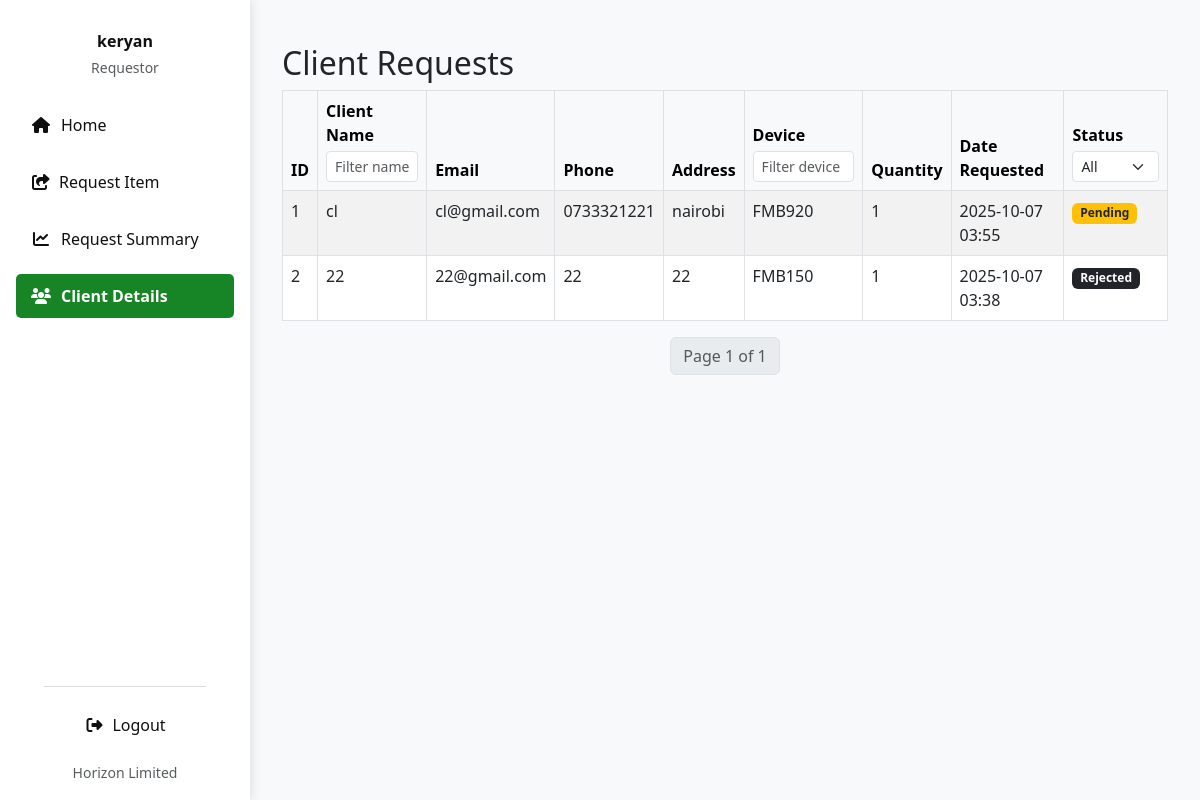
Page /client_list/ (signed in) on the earlier database version.
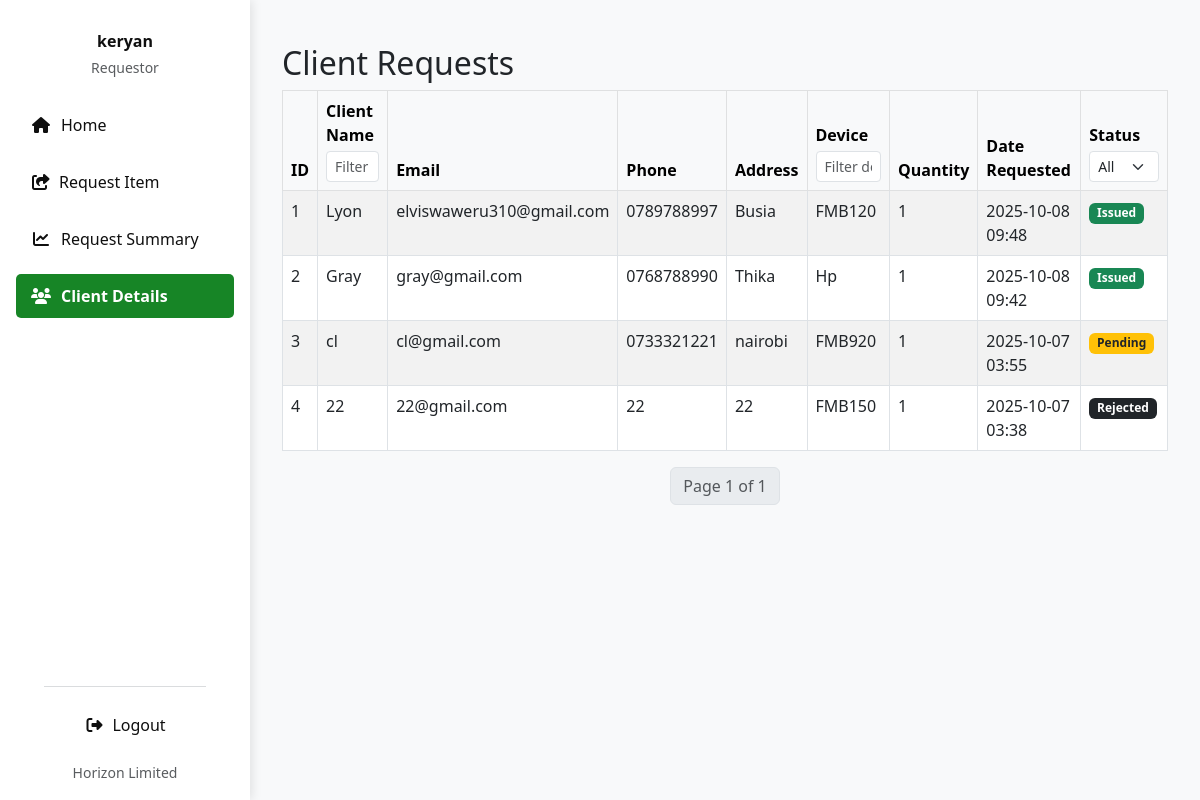
Same page on the later database version.
### invent/models.py (models this page shows, shortened)
class DeviceRequest(models.Model):
    device = models.ForeignKey(
        "Device",
        on_delete=models.CASCADE,
        related_name="requests"
    )
    requestor = models.ForeignKey(
        User,
        on_delete=models.CASCADE,
        related_name="device_requests"
    )
    client = models.ForeignKey(
        "Client",
        on_delete=models.CASCADE,
        related_name="client_requests",
        null=True,
        blank=True
    )
    branch = models.ForeignKey(Branch, on_delete=models.SET_NULL, null=True, blank=True, related_name="requests")
    country = models.ForeignKey(Country, on_delete=models.SET_NULL, null=True, blank=True)
    quantity = models.PositiveIntegerField(default=1)
    reason = models.TextField(blank=True, null=True)
    application_date = models.DateField(default=timezone.now)
    STATUS_CHOICES = [
        ('Pending', 'Pending'),
        ('Approved', 'Approved'),
        ('Issued', 'Issued'),
        ('Rejected', 'Rejected'),
        ('Cancelled', 'Cancelled'),
        ('Partially Returned', 'Partially Returned'),
        ('Fully Returned', 'Fully Returned'),
    ]
    status = models.CharField(
        max_length=20, choices=STATUS_CHOICES, default='Pending'
    )
    date_requested = models.DateTimeField(auto_now_add=True)
    date_issued = models.DateTimeField(null=True, blank=True)
    returned_quantity = models.PositiveIntegerField(default=0)
    _original_status = None
    def __init__(self, *args, **kwargs):
        super().__init__(*args, **kwargs)
        self._original_status = self.status

class Client(models.Model):
    name = models.CharField(max_length=255)
    phone_no = models.CharField(max_length=50)
    email = models.EmailField()
    address = models.CharField(max_length=255)

class Device(models.Model):
    STATUS_CHOICES = (
        ('available', 'Available'),
        ('issued', 'Issued'),
        ('returned', 'Returned'),
        ('faulty', 'Faulty'),
    )
    name = models.CharField(max_length=255)  # REQUIRED
    oem = models.ForeignKey(
        OEM,
        on_delete=models.SET_NULL,
        null=True,
        blank=False,  # ✅ Make OEM required
        to_field='oem_id',
        related_name='devices'
    )
    product_id = models.CharField(max_length=30, blank=True)
    total_quantity = models.PositiveIntegerField(default=1)
    imei_no = models.CharField(max_length=50, unique=True, null=True, blank=True)  # Optional
    serial_no = models.CharField(max_length=50, unique=True, null=True, blank=True)  # Optional
    mac_address = models.CharField(max_length=50, unique=True, null=True, blank=True)  # Optional
    category = models.CharField(max_length=100, blank=True, help_text="e.g. Laptop or Router")
    manufacturer = models.CharField(max_length=100, blank=True)
    description = models.TextField(blank=True)
    selling_price = models.DecimalField(max_digits=10, decimal_places=2, null=True, blank=True)
    currency = models.CharField(max_length=10, choices=CURRENCY_CHOICES, default='USD')
    branch = models.ForeignKey(Branch, on_delete=models.SET_NULL, null=True, blank=True)
    country = models.ForeignKey(Country, on_delete=models.SET_NULL, null=True, blank=True)
    status = models.CharField(max_length=20, choices=STATUS_CHOICES, default='available')  # ✅ Required

### invent/views.py (the view, shortened to what this page needs)
# urls.py: path('client_list/', views.client_list, name='client_list'),
@login_required
def client_list(request):
    user = request.user
    query = request.GET.get('q', '')
    status_filter = request.GET.get('status', '')
    client_filter = request.GET.get('client', '')
    date_from = request.GET.get('date_from', '')
    date_to = request.GET.get('date_to', '')
    if user.is_superuser:
        requests_qs = DeviceRequest.objects.select_related(
            'client', 'device').order_by('-date_requested')
    else:
        user_country = getattr(user.profile, "country", None)
        requests_qs = DeviceRequest.objects.select_related(
            'client', 'device').filter(branch__country=user_country).order_by('-date_requested')
    if status_filter:
        requests_qs = requests_qs.filter(status=status_filter)
    if client_filter:
        requests_qs = requests_qs.filter(client_name_icontains=client_filter)
    if date_from:
        requests_qs = requests_qs.filter(
            date_requested_date_gte=parse_date(date_from))
    if date_to:
        requests_qs = requests_qs.filter(
            date_requested_date_lte=parse_date(date_to))
    paginator = Paginator(requests_qs, 25)
    page_number = request.GET.get('page')
    page_obj = paginator.get_page(page_number)
    context = {
        'page_obj': page_obj,
        'query': query,
        'status_filter': status_filter,
        'client_filter': client_filter,
        'date_from': date_from,
        'date_to': date_to,
    }
    return render(request, 'invent/client_list.html', context)

### invent/context_processors.py (called while the page is built)
def pending_requests_count(request):
    count = 0  # Default to 0
    if request.user.is_authenticated:
        if request.user.has_perm('invent.can_issue_device'):
            count = DeviceRequest.objects.filter(status='Pending').count()
    return {'pending_requests_count_for_sidebar': count}

### invent/templates/invent/client_list.html (shortened to what this page needs)
{% extends "invent/base.html" %}
{% block content %}
<div class="container mt-4">
    <h2>Client Requests</h2>
    <form method="get" id="filterForm">
<table class="table table-striped table-bordered">
    <thead class="table-light">
        <tr>
            <th>ID</th>
            <th>
                Client Name
                <input type="text" name="client" value="{{ request.GET.client }}"
                       class="form-control form-control-sm mt-1 filter-input"
                       placeholder="Filter name">
            </th>
            <th>
                Email
            </th>
            <th>
                Phone
            </th>
            <th>Address</th>
            <th>
                Device
                <input type="text" name="device" value="{{ request.GET.device }}"
                       class="form-control form-control-sm mt-1 filter-input"
                       placeholder="Filter device">
            </th>
            <th>
                Quantity
            </th>
            <th>
                Date Requested
            </th>
            <th>
                Status
                <select name="status" class="form-select form-select-sm mt-1 filter-input">
                    <option value="">All</option>
                </select>
            </th>
        </tr>
    </thead>
    <tbody>
        {% for req in page_obj %}
        <tr>
            <td>{{ forloop.counter0|add:page_obj.start_index }}</td>
            <td>{{ req.client.name }}</td>
            <td>{{ req.client.email }}</td>
            <td>{{ req.client.phone_no }}</td>
            <td>{{req.client.address}}</td>
            <td>{{ req.device.name }}</td>
            <td>{{ req.quantity }}</td>
            <td>{{ req.date_requested|date:"Y-m-d H:i" }}</td>
            <td>
                {% if req.status == "Pending" %}
                    <span class="badge bg-warning text-dark">{{ req.status }}</span>
                {% elif req.status == "Approved" %}
                    <span class="badge bg-info">{{ req.status }}</span>
                {% elif req.status == "Issued" %}
                    <span class="badge bg-success">{{ req.status }}</span>
                {% elif req.status == "Returned" or req.status == "Fully Returned" %}
                    <span class="badge bg-secondary">{{ req.status }}</span>
                {% else %}
                    <span class="badge bg-dark">{{ req.status }}</span>
                {% endif %}
            </td>
        </tr>
        {% empty %}
        <tr>
            <td colspan="8">No client requests found.</td>
        </tr>
        {% endfor %}
    </tbody>
</table>
</form>
    <nav>
        <ul class="pagination justify-content-center">
            <li class="page-item disabled">
                <span class="page-link">
                    Page {{ page_obj.number }} of {{ page_obj.paginator.num_pages }}
                </span>
            </li>
        </ul>
    </nav>
</div>
{% endblock %}

Differences in the rows shown:
added DeviceRequest: client.name "Lyon", client.email "elviswaweru310@gmail.com", client.phone_no "0789788997", client.address "Busia", device.name "FMB120", quantity "1", date_requested "2025-10-08 09:48", status "Issued"
added DeviceRequest: client.name "Gray", client.email "gray@gmail.com", client.phone_no "0768788990", client.address "Thika", device.name "Hp", quantity "1", date_requested "2025-10-08 09:42", status "Issued"
